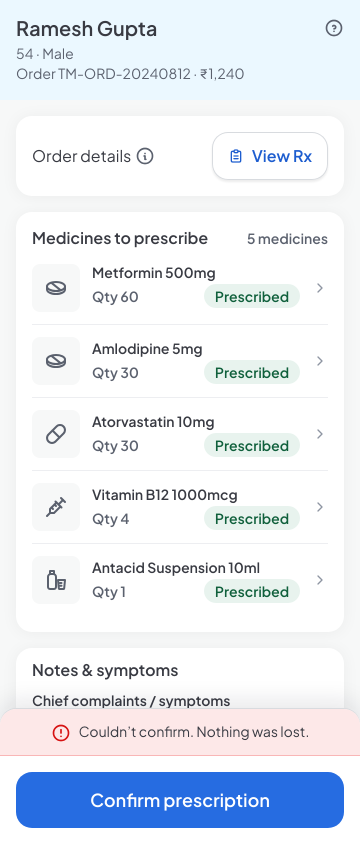
#> input picture projects/truemeds-doctor-portal-prototype/ui-screens/case/a-confirm-failed_w360.png, 720 x 1688 px, given in place of sign-in_default_w390.png, which was not available (shown at 1/2 size)
$ python sheets.py
#> lines starting #> are read from the running program, lines starting #| are printed output that depends on the picture
"""F1 + U2 review sheets. Run from the project folder: python3 docs/renders/2026-11-11-r2-build/tools/sheets.py
- all-screens.png: every in-scope screen and state at 390 wide, one scale (half size), in flow order:
  sign-in → OTP → offer → Home setup → Home available (+ sheets) ; returning unlock → Home ; the case-page sheets whose
  subtitle moved (ruling 2026-11-11 10:32).
- before-after-<screen>-<w>.png: the committed picture (git HEAD) | the new picture, per state, at 390 and 360.
"""
import io, pathlib, subprocess
from PIL import Image, ImageDraw, ImageFont

ROOT = pathlib.Path('.')
OUT = ROOT / 'docs/renders/2026-11-11-r2-build'
FONT = ImageFont.load_default(size=18)
SMALL = ImageFont.load_default(size=15)
SCALE = 0.5

ROWS = [
    ('Sign-in', 'sign-in', ['default', 'keyboard-open', 'empty-tap', 'too-short', 'wrong-first-digit', 'pasted-cleaned', 'sending', 'not-registered', 'offline', 'couldnt-send', 'too-many-tries', 'inactive'], 'sign-in'),
    ('OTP', 'otp', ['default', 'empty-tap', 'too-short', 'verifying', 'wrong-code', 'two-tries-left', 'resend-available', 'new-code-sent', 'code-expired', 'couldnt-verify', 'too-many-resends', 'locked', 'resending', 'resend-failed', 'offline', 'cooldown-reconciling', 'expired-and-resend-limited'], 'otp'),
    ('Faster sign-in offer', 'faster-signin-offer', ['fingerprint', 'face-id', 'screen-lock', 'enabling', 'enable-failed', 'offline', 'unavailable'], 'offer'),
    ('Home · setup', 'home', ['setup-wheel', 'setting', 'setup-failed', 'idle-expired', 'manually-ended'], 'home'),
    ('Home · available and sheets', 'home', ['active', 'requesting', 'no-cases', 'request-failed', 'unknown-result', 'offline', 'near-expiry', 'add-wheel', 'adding', 'add-failed', 'added', 'end-confirmation', 'stop-pending', 'expired-pending', 'logout-confirm'], 'home'),
    ('Returning unlock → Home', 'returning-unlock', ['fingerprint', 'face', 'screen-lock', 'pending', 'cancelled', 'platform-retry', 'unavailable'], 'unlock'),
    ('Case page sheets (subtitle in the header only)', None, [('case', 'a-leave-sheet'), ('case', 's7e-leave-sheet'), ('case', 'a-releasing'), ('prescribe', 'd-discard-sheet')], None),
]


def files(row, w):
    title, folder, states, prefix = row
    if folder is None:
        return [(f'{fo}/{s}_w{w}.png', s) for fo, s in states]
    return [(f'{folder}/{prefix}_{s}_w{w}.png', f'{prefix}_{s}') for s in states]


def thumb(im):
    return im.resize((int(im.width * SCALE / 2 * 2 // 2), int(im.height * SCALE)), Image.LANCZOS) if SCALE != 1 else im


def all_screens():
    PAD, LAB, HEAD = 16, 26, 34
    tw, th = int(780 * SCALE), int(1688 * SCALE)
    cols = max(len(r[2]) for r in ROWS)
    W = PAD + cols * (tw + PAD)
    H = PAD + sum(HEAD + th + LAB + PAD for _ in ROWS)
    sheet = Image.new('RGB', (W, H), (246, 246, 248)); d = ImageDraw.Draw(sheet)
    y = PAD
    for row in ROWS:
        d.text((PAD, y + 6), row[0], fill=(30, 30, 40), font=FONT); y += HEAD
        for i, (rel, label) in enumerate(files(row, 390)):
            im = Image.open(ROOT / 'ui-screens' / rel).convert('RGB').resize((tw, th), Image.LANCZOS)
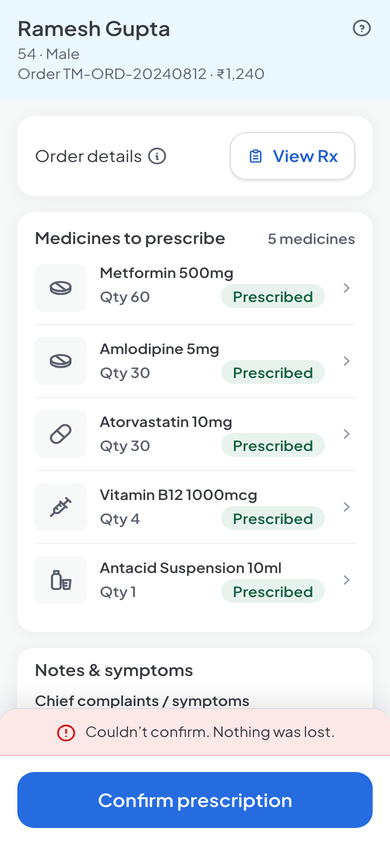
#> im: PIL image 390x844 RGB; mean R, G, B 230.5, 235.8, 243.4
            x = PAD + i * (tw + PAD); sheet.paste(im, (x, y)); d.text((x, y + th + 4), label, fill=(60, 60, 70), font=SMALL)
#> after `sheet.paste(im, (x, y))`:
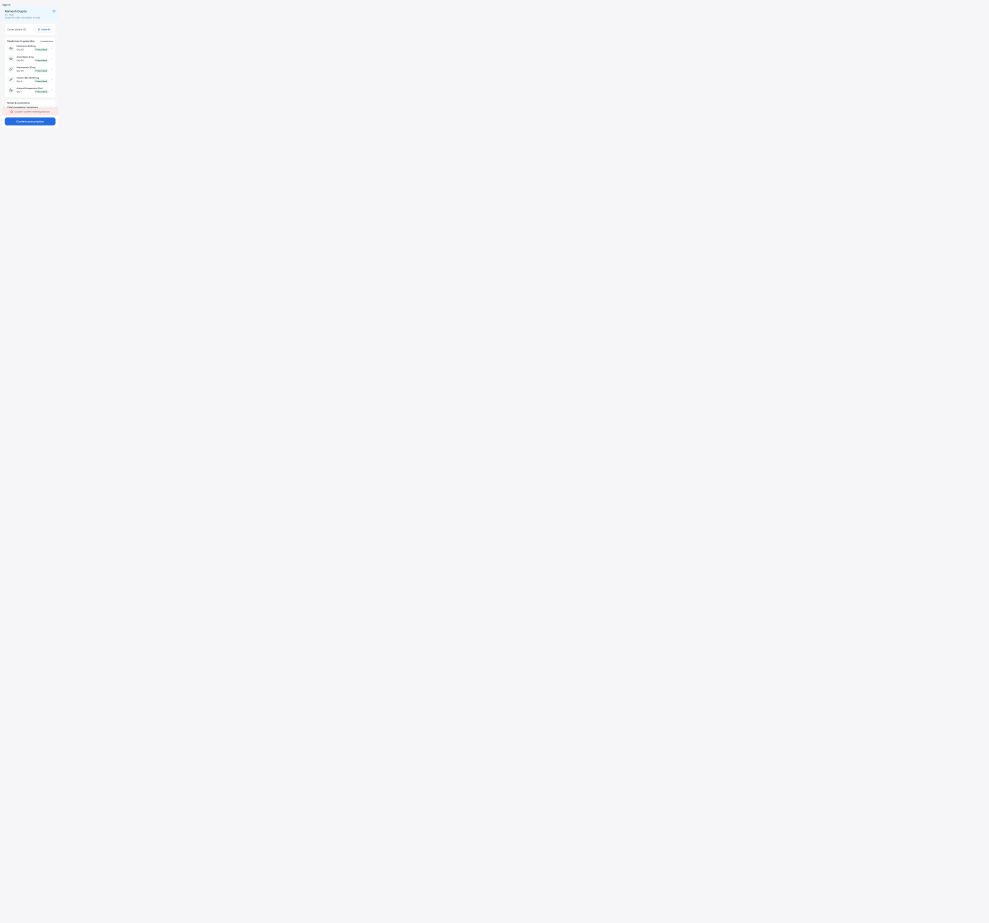
#> sheet: PIL image 6918x6456 RGB (shown at 1/7 size); mean R, G, B 245.9, 245.9, 248
        y += th + LAB + PAD
    sheet.save(OUT / 'all-screens.png', optimize=True)
    print('all-screens.png', sheet.size)


def head(rel):
    try:
        b = subprocess.run(['git', 'show', f'HEAD:./ui-screens/{rel}'], capture_output=True, check=True).stdout
        return Image.open(io.BytesIO(b)).convert('RGB')
    except subprocess.CalledProcessError:
        return None


def before_after():
    PAD, LAB = 12, 24
    for row in ROWS:
        key = {'Sign-in': 'sign-in', 'OTP': 'otp', 'Faster sign-in offer': 'offer', 'Home · setup': 'home-setup', 'Home · available and sheets': 'home-available',
               'Returning unlock → Home': 'unlock'}.get(row[0], 'case-sheets')
        for w in (390, 360):
            pairs = []
            for rel, label in files(row, w):
                a, b = head(rel), Image.open(ROOT / 'ui-screens' / rel).convert('RGB')
                pairs.append((label, a, b))
            tw = int(w * 2 * SCALE)
            th = max(int(p[2].height * SCALE) for p in pairs)
            per = 4   # pairs per row
            nrow = (len(pairs) + per - 1) // per
            W = PAD + per * (2 * tw + 3 * PAD)
            H = PAD + nrow * (th + LAB + PAD)
            sheet = Image.new('RGB', (W, H), (246, 246, 248)); d = ImageDraw.Draw(sheet)
            for i, (label, a, b) in enumerate(pairs):
                x = PAD + (i % per) * (2 * tw + 3 * PAD); y = PAD + (i // per) * (th + LAB + PAD)
                for j, im in enumerate((a, b)):
                    if im is None: continue
                    t = im.resize((tw, int(im.height * SCALE)), Image.LANCZOS)
                    sheet.paste(t, (x + j * (tw + PAD), y))
                d.text((x, y + th + 4), f'{label}  (before | after)', fill=(60, 60, 70), font=SMALL)
            name = f'before-after-{key}-{w}.png'
            sheet.save(OUT / 'before-after' / name, optimize=True)
            print(name, sheet.size)


(OUT / 'before-after').mkdir(exist_ok=True)
#> (the run stopped early here; a loop or call above may not have finished)

$ run again, on projects/truemeds-doctor-portal-prototype/ui-screens/faster-signin-offer/contact-offer.png
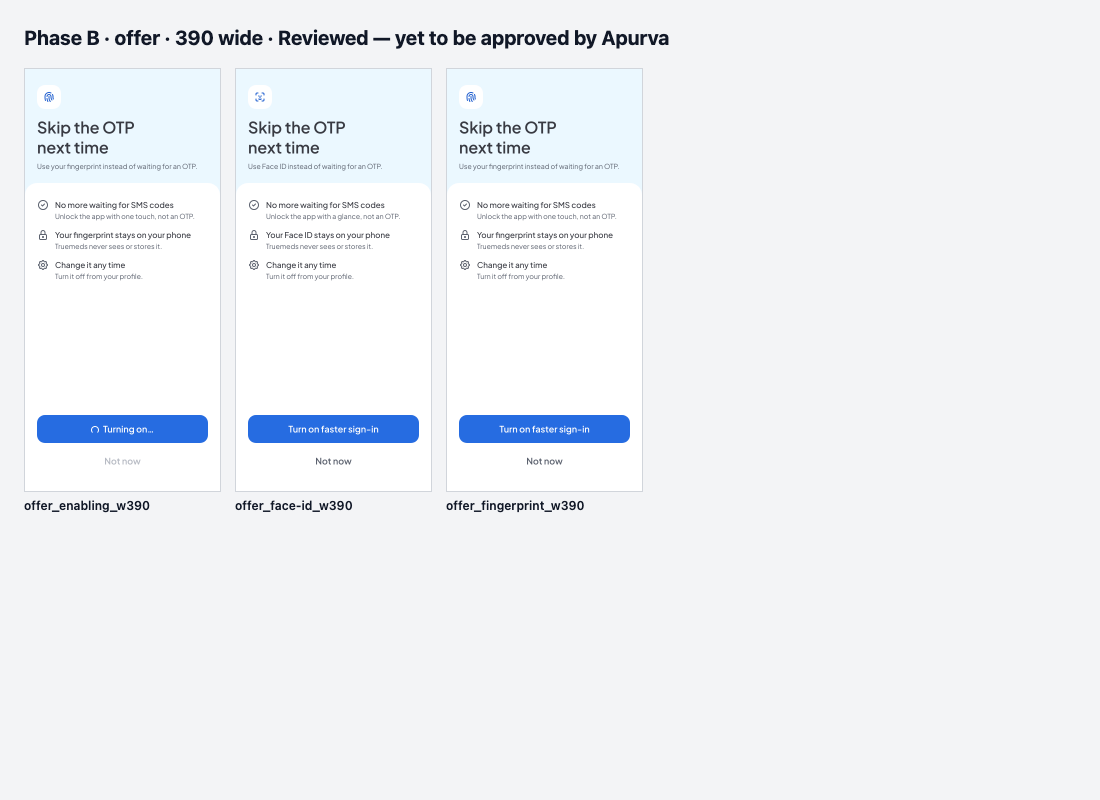
#> input picture projects/truemeds-doctor-portal-prototype/ui-screens/faster-signin-offer/contact-offer.png, 1100 x 800 px, given in place of sign-in_default_w390.png, which was not available
#> in all_screens, `im = Image.open(ROOT / 'ui-screens' / rel).convert('RGB').resize((tw, ..`:
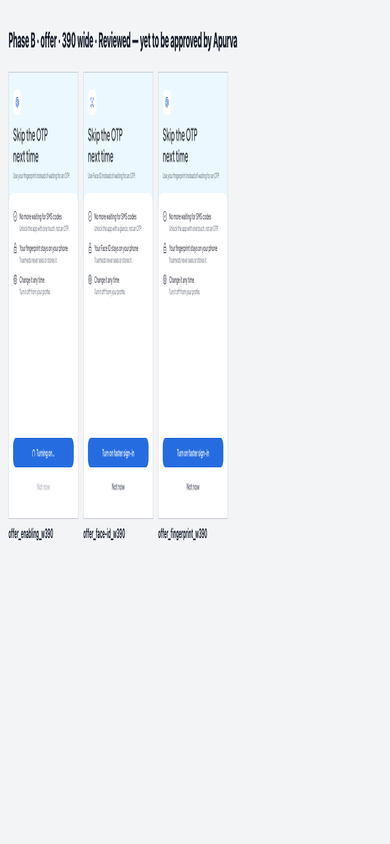
#> im: PIL image 390x844 RGB; mean R, G, B 238.7, 241.5, 245.4

$ run again, on projects/truemeds-doctor-portal-prototype/ui-screens/faster-signin-offer/offer_enable-failed_w360.png
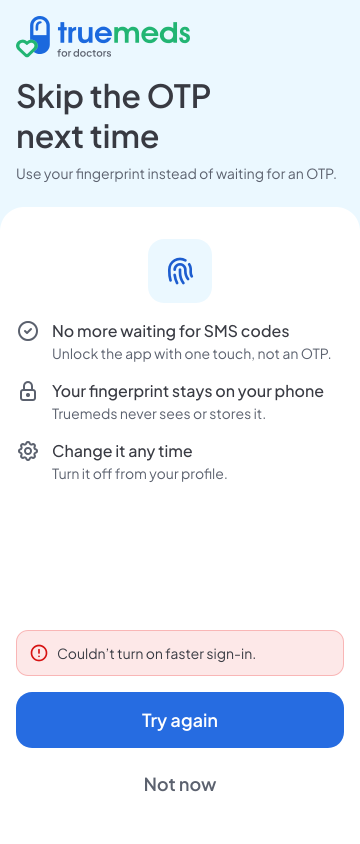
#> input picture projects/truemeds-doctor-portal-prototype/ui-screens/faster-signin-offer/offer_enable-failed_w360.png, 720 x 1688 px, given in place of sign-in_default_w390.png, which was not available (shown at 1/2 size)
#> in all_screens, `im = Image.open(ROOT / 'ui-screens' / rel).convert('RGB').resize((tw, ..`:
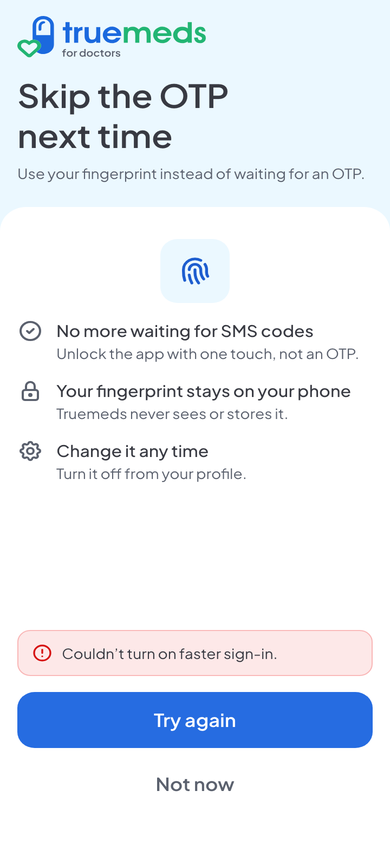
#> im: PIL image 390x844 RGB; mean R, G, B 230.2, 237.1, 246.1

$ run again, on projects/truemeds-doctor-portal-prototype/ui-screens/home/home_active_w390.png
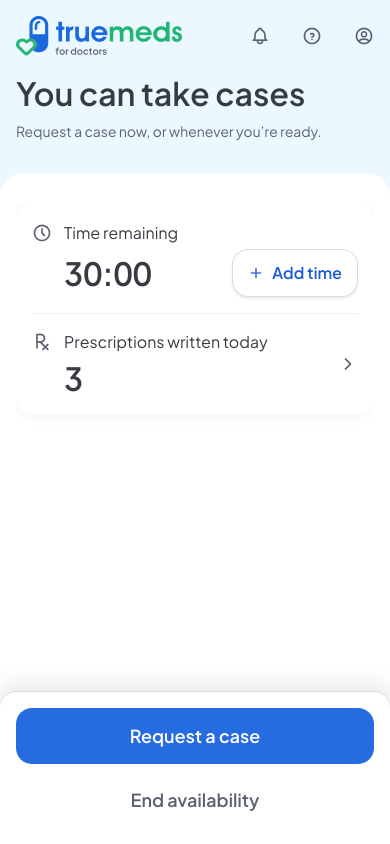
#> input picture projects/truemeds-doctor-portal-prototype/ui-screens/home/home_active_w390.png, 780 x 1688 px, given in place of sign-in_default_w390.png, which was not available (shown at 1/2 size)
#> in all_screens, `im = Image.open(ROOT / 'ui-screens' / rel).convert('RGB').resize((tw, ..`:
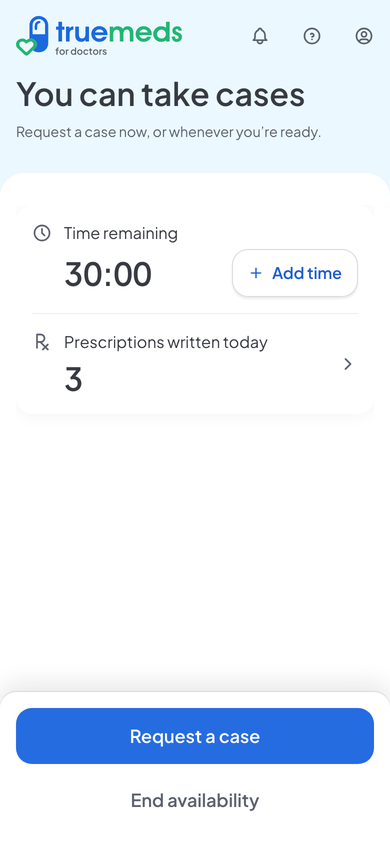
#> im: PIL image 390x844 RGB; mean R, G, B 233.2, 240.4, 249
